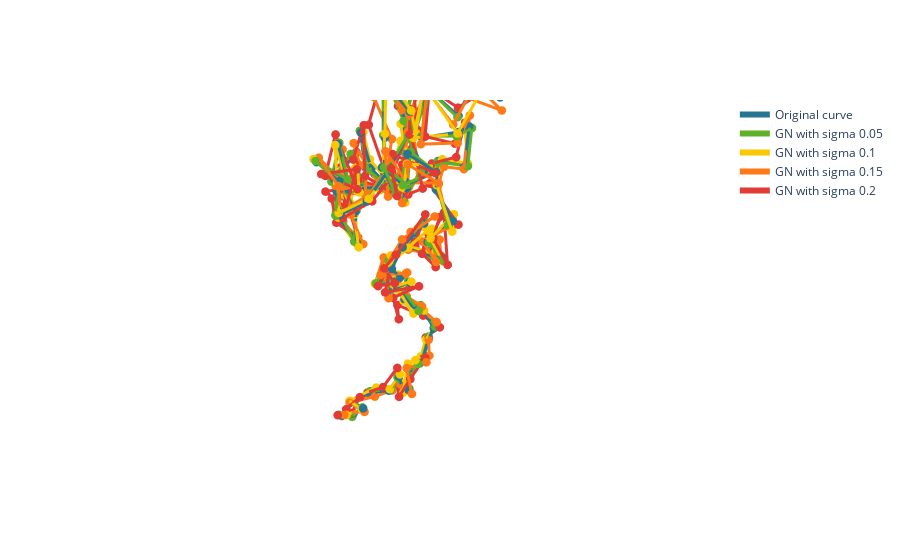

This figure's notebook cell:
### Code cell
fig = go.Figure()
fig = plot_chain(fig,curve,COLOR_PALETTE[2], 'Original curve')
for sigma in [0.05, 0.1, 0.15, 0.2]:
    i = [0.05, 0.1, 0.15, 0.2].index(sigma)
    fig = plot_chain(fig,curves[i],COLOR_PALETTE[3+i], 'GN with sigma {}'.format(sigma))
fig.show()
